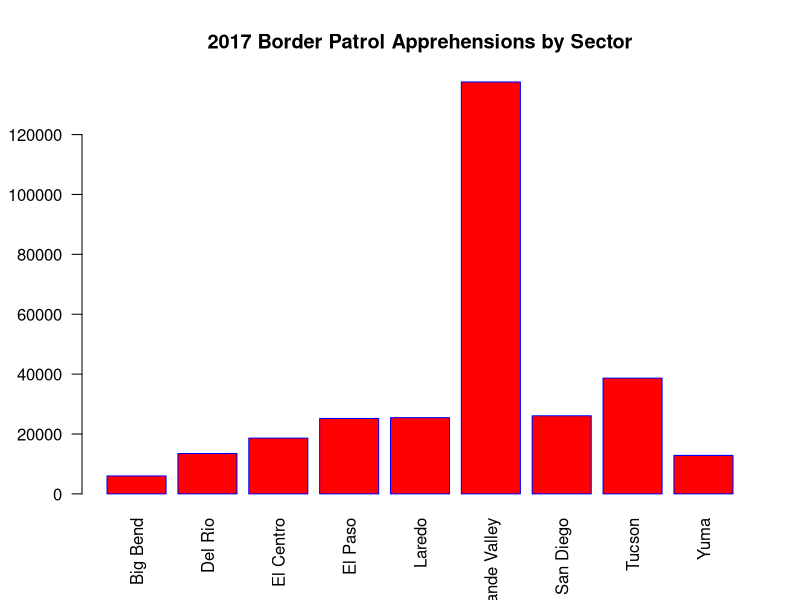
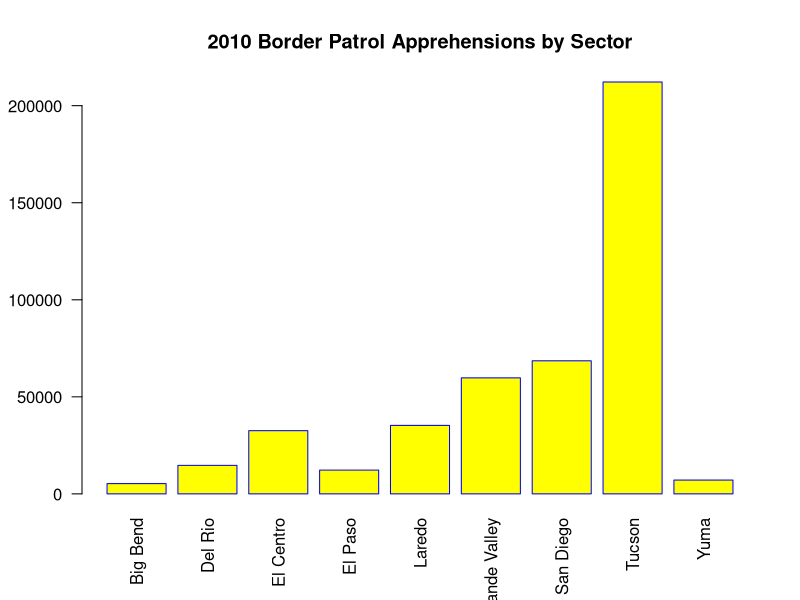
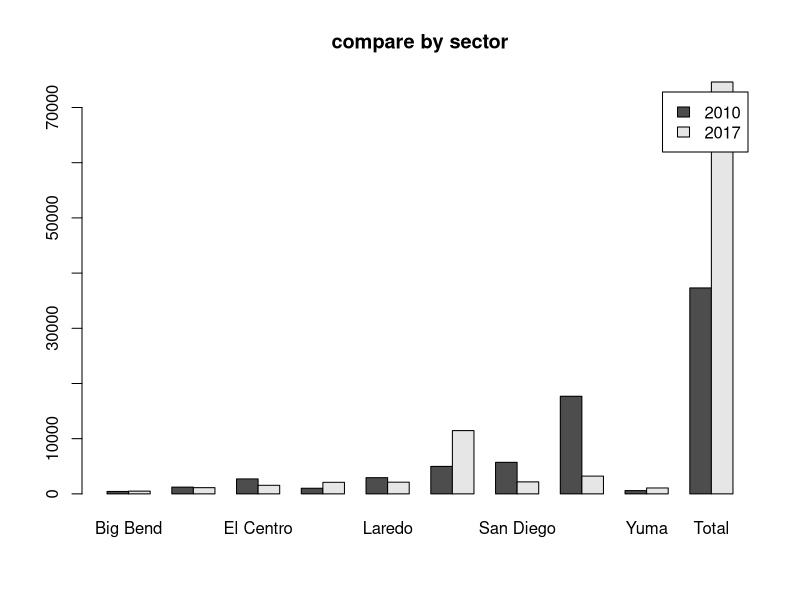
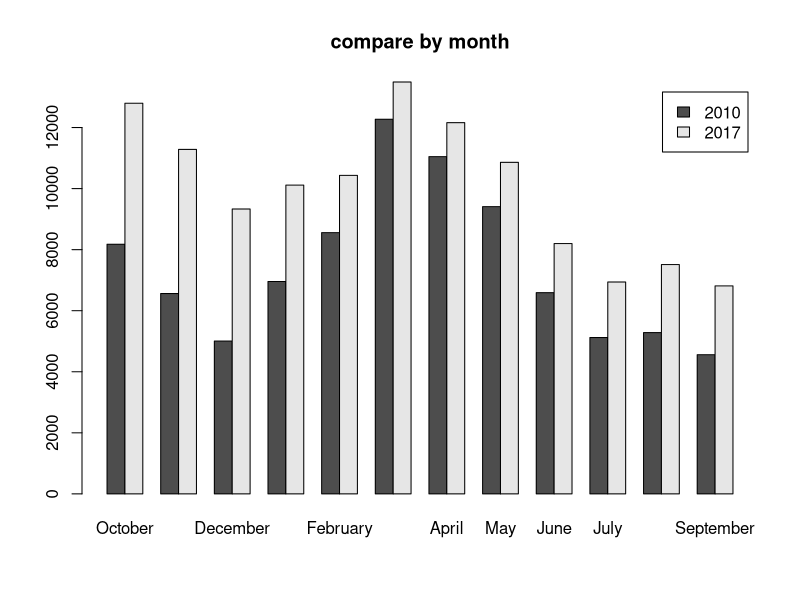
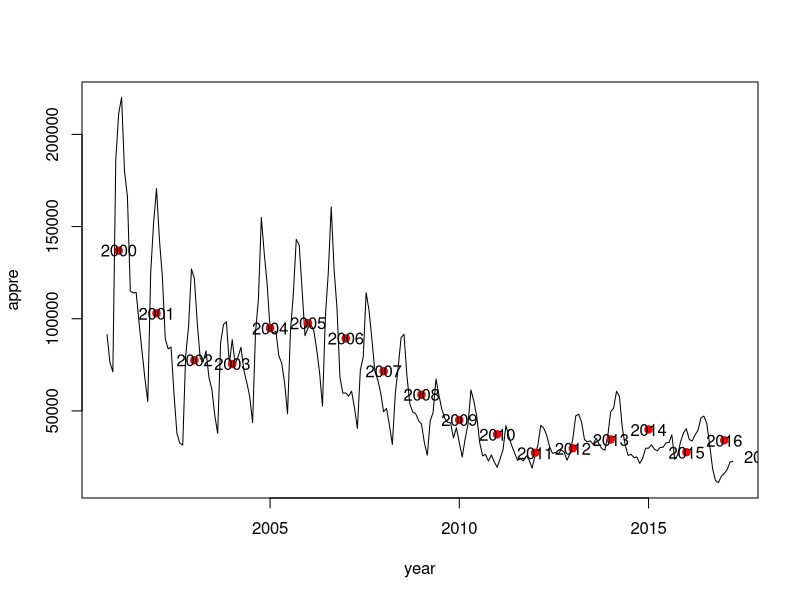

The R script that drew these images, in order:
## ---- chunk 1
knitr::opts_chunk$set(echo = FALSE)
## ---- chunk 2

data2010<-read.csv("bp appre 2010.csv")
data2010
data2017<-read.csv("bp appre 2017.csv")
datas<-read.csv("PB monthly summaries.csv")
datas2 = apply(t(datas[,2:13]),1,rev) 
#datas <- rev(datas)
datas$mean<-apply(datas[,2:13],1,mean)
ndata<-nrow(datas[,2:13])
rownames(datas)<-datas[,1]
datas<-cbind(datas,rowSums(datas))
colnames(datas)<-c(colnames(datas)[-length(colnames(datas))],"Total")
datas<-subset(datas,select=-c(year))
#View(datas)
rownames(data2010)<-data2010[,1]
data2010<-subset(data2010,select=-c(Sector))
rownames(data2017)<-data2017[,1]
data2017<-subset(data2017,select=-c(Sector))
data2010 <- rbind(data2010, colSums(data2010))

#rownames(data2010)

#-length(rownames(data2010))  
  
rownames(data2010) <- c(rownames(data2010)[-length(rownames(data2010))], "Total")

data2010 <- cbind(data2010,rowSums(data2010))

colnames(data2010) <- c(colnames(data2010)[-length(colnames(data2010))], "Total")

#View(data2010)

data2017 <- rbind(data2017, colSums(data2010))

#-length(rownames(data2010))  
  
rownames(data2017) <- c(rownames(data2017)[-length(rownames(data2017))], "Total")

data2017 <- cbind(data2017,rowSums(data2017))

colnames(data2017) <- c(colnames(data2017)[-length(colnames(data2017))], "Total")

#View(data2017)
## ---- chunk 3
mean2010s<-apply(data2010[,1:12],1,mean)
mean2010m<-apply(data2010[,1:12],2,mean)
mean2017s<-apply(data2017[,1:12],1,mean)
mean2017m<-apply(data2017[,1:12],2,mean)
bpsector<-cbind(mean2010s,mean2017s)
bpmonth<-cbind(mean2010m,mean2017m)
sec2010<-as.data.frame(t(data2010[,1:12]))
as.character(colnames(sec2010))
sec2017<-as.data.frame(t(data2017[,1:12]))
as.character(colnames(sec2017))
t.test(sec2010$Tucson,sec2017$`Rio Grande Valley`)
month2010<-as.data.frame((data2010[,6:8]))
as.character(rownames(month2010))
month2010$sum<-apply(month2010,1,sum)
maxmonth2010<-max(month2010$sum)
month2017<-as.data.frame((data2017[,1:3]))
as.character(rownames(month2017))
month2017$sum<-apply(month2017,1,sum)
maxmonth2017<-max(month2017$sum)
t.test(month2010$sum,month2017$sum)
## ---- chunk 4
barplot(data2017[1:9,13], names.arg = rownames(data2017)[1:9], 
        las=2,
        axisnames=TRUE,
        main="2017 Border Patrol Apprehensions by Sector",
        border="blue",
        col="red")


barplot(data2010[1:9,13], names.arg = rownames(data2010)[1:9], 
        las=2,
        axisnames=TRUE,
        main="2010 Border Patrol Apprehensions by Sector",
        border="blue",
        col="yellow")
barplot(t(bpsector),beside = TRUE,legend.text = c("2010","2017"),main = "compare by sector")
barplot(t(bpmonth),beside = TRUE,legend.text = c("2010","2017"),main = "compare by month")
## ---- chunk 5
ts2 <- as.vector(t(datas2))
ts3 <- ts(ts2,frequency = 13,start = c(2000,10))
ts.plot(ts3,gpars = list(xlab="year",ylab="appre"))
datasmean <- apply(datas2,1,mean)

points(c(2001:2018), datasmean, pch = 19, col = 'red')
text(c(2001:2018), datasmean, c(2000:2017))
